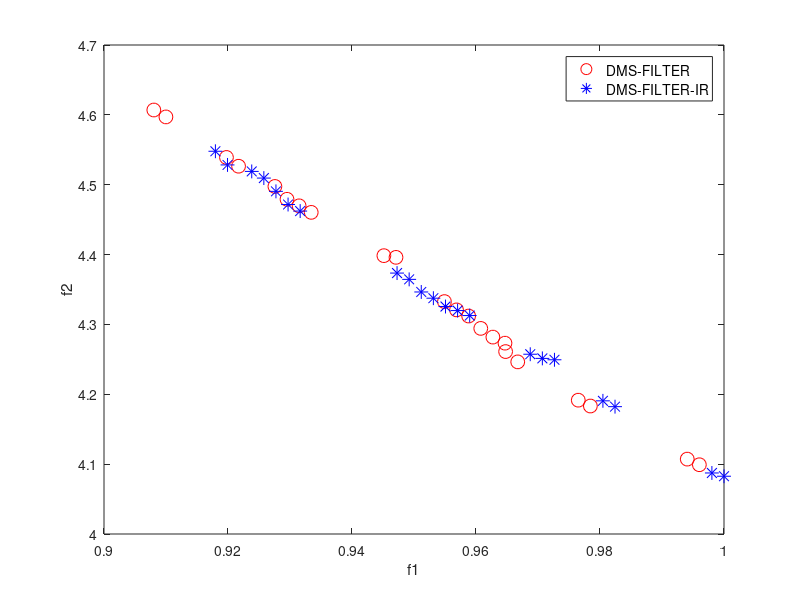

Write MATLAB code to recreate this figure. (Note: this script raises an error after producing the figure.)
%% 5000
% teste1_2k_TKLY1_C5 - sem IR
S1=[0.929517,0.964776,0.966729,0.978448,0.976495,0.996026,0.994073,0.921705,0.919752,0.908033,0.909986,0.954908,0.956861,0.958814,0.960767,0.947096,0.945142,0.962721,0.964674,0.927564,0.933424,0.931471;4.479176,4.261156,4.246397,4.183201,4.191568,4.099145,4.107199,4.526489,4.539045,4.606944,4.597056,4.332711,4.320820,4.312019,4.294331,4.396044,4.398444,4.281860,4.273191,4.497566,4.460431,4.469784;]';
% teste_2k_TKLY1_C5 - com IR
S2=[0.957031,0.955078,1.000000,0.998047,0.947266,0.949219,0.982422,0.980469,0.972656,0.970703,0.968750,0.927734,0.923828,0.925781,0.931641,0.929688,0.919922,0.917969,0.958984,0.951172,0.953125;4.319855,4.325626,4.082693,4.087366,4.373509,4.364510,4.182302,4.190633,4.249411,4.251388,4.257343,4.490500,4.519047,4.509513,4.462280,4.471655,4.528344,4.547892,4.312707,4.346466,4.337560;]';
h = figure(1);    
plot(S1(:,1),S1(:,2),'LineStyle','None','Color','r','Marker','o','MarkerSize',10)
hold on
plot(S2(:,1),S2(:,2),'LineStyle','None','Color','b','Marker','*','MarkerSize',10)                
xlabel('f1')
ylabel('f2')
legenda=char('DMS-FILTER','DMS-FILTER-IR');
l1=legend(legenda,'Location','northeast','FontSize',10);

list=[S1; S2];
maxP  = max(list,[],1);
minP  = min(list,[],1);
range = maxP-minP;

a(1) = Hypervolume_MEX(S1,maxP);
v(1) = prod(range)/a(1);

a(2) = Hypervolume_MEX(S2,maxP);
v(2) = prod(range)/a(2);

Hypervolume_5000 = 1./v
DIF =Hypervolume_5000(2)-Hypervolume_5000(1)


%% 20000
% teste1_2k_TKLY1_C5 - sem IR
S1=[0.906250,0.914062,0.917969,0.904297,0.902344,0.896484,0.898438,0.894531,0.853516,0.851562,0.855469,0.859375,0.857422,0.841797,0.843750,0.980469,0.982422,0.984375,0.986328,0.988281,1.000000,0.998047,0.996094,0.992188,0.990234,0.937500,0.939453,0.943359,0.941406,0.925781,0.921875,0.923828,0.947266,0.919922,0.951172,0.949219,0.912109,0.910156,0.908203;4.650488,4.600312,4.572213,4.687932,4.688613,4.706947,4.696714,4.717224,4.997186,5.011224,4.983250,4.953487,4.964770,5.069562,5.057695,4.209055,4.191496,4.183179,4.174896,4.158547,4.122039,4.123963,4.125092,4.147548,4.158039,4.453669,4.438142,4.428893,4.431822,4.529524,4.545927,4.536965,4.397263,4.559026,4.377041,4.380508,4.627235,4.630529,4.640487;]';
% teste_2k_TKLY1_C5 - com IR
S2=[0.974617,0.972664,0.853346,0.847486,0.845533,0.841627,0.839674,0.843580,0.851392,0.849439,0.870924,0.945245,0.882642,0.880689,0.878736,0.874830,0.876783,0.872877,0.947198,0.820142,0.818189,0.826002,0.935377,0.933424,0.929517,0.931471,0.927564,0.925611,0.833814,0.829908,0.831861,0.835767,0.837721,0.827955,0.861158,0.865064,0.863111,0.919854,0.921807,0.917901,0.915948,0.912042,0.913995,0.876886,0.872979,0.874932,0.871026,0.869073,0.865167,0.867120,0.863214,0.960870,0.962823,0.964776,0.966729,0.968682,0.970636,0.943189,0.941236,0.947096,0.900323,0.953133,0.951180,0.947273,0.949227,0.978523,0.976570;4.205641,4.214086,5.018409,5.062484,5.067269,5.090788,5.102581,5.079001,5.027430,5.032129,4.879067,4.407581,4.802523,4.813173,4.826504,4.848055,4.837256,4.865527,4.392234,5.234473,5.256835,5.204652,4.477838,4.481431,4.500264,4.490828,4.514983,4.518573,5.157739,5.182016,5.169849,5.128887,5.114477,5.187061,4.946468,4.914728,4.925700,4.551476,4.532711,4.570414,4.580160,4.593341,4.583526,4.830706,4.855008,4.841489,4.875541,4.893524,4.908510,4.897454,4.919625,4.297813,4.289095,4.280412,4.271764,4.263151,4.254572,4.410839,4.438574,4.392646,4.665385,4.335665,4.338237,4.365609,4.347164,4.192031,4.197230;]';
h = figure(2);    
plot(S1(:,1),S1(:,2),'LineStyle','None','Color','r','Marker','o','MarkerSize',10)
hold on
plot(S2(:,1),S2(:,2),'LineStyle','None','Color','b','Marker','*','MarkerSize',10)                
xlabel('f1')
ylabel('f2')
legenda=char('DMS-FILTER','DMS-FILTER-IR');
l1=legend(legenda,'Location','northeast','FontSize',10);

list=[S1; S2];
maxP  = max(list,[],1);
minP  = min(list,[],1);
range = maxP-minP;

a(1) = Hypervolume_MEX(S1,maxP);
v(1) = prod(range)/a(1);

a(2) = Hypervolume_MEX(S2,maxP);
v(2) = prod(range)/a(2);

Hypervolume_20000 = 1./v
DIF = Hypervolume_20000(2)-Hypervolume_20000(1)